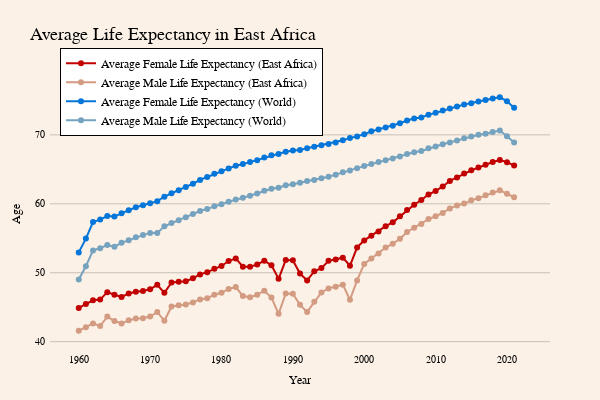

The notebook cell saved with this chart:
### Code cell
# Extract the required columns
columns = ['Year','Life expectancy at birth, female (years)', 'Life expectancy at birth, male (years)']
df_selected = df[columns]
# Group the data by year and calculate the mean values
df_grouped = df_selected.groupby('Year').mean().round(2).reset_index()
# Extract Required Columns from World Data
cols=['Life expectancy at birth, female (years) (World)','Life expectancy at birth, male (years) (World)']
df_world_columns=world_data[cols]
# print(df_world_columns)
# Mege with Worldwide Data
merged_df = pd.merge(df_grouped, world_data[['Year', 'Life expectancy at birth, female (years) (World)', 'Life expectancy at birth, male (years) (World)']],on='Year', how='outer')

# Rename columns to match the desired format
merged_df.rename(columns={
    'Life expectancy at birth, female (years)': 'Average Female Life Expectancy (East Africa)',
    'Life expectancy at birth, male (years)': 'Average Male Life Expectancy (East Africa)',
    'Life expectancy at birth, female (years) (World)': 'Average Female Life Expectancy (World)',
    'Life expectancy at birth, male (years) (World)': 'Average Male Life Expectancy (World)'
}, inplace=True)
columns=merged_df.columns
create_line_chart(merged_df,'Average Life Expectancy in East Africa',columns[1:])

### Figure 1 — Plotly figure (JSON) as saved in the notebook; plotly's stock layout.template omitted (floating-point values rounded to 4 significant figures)
{"data": [{"line": {"color": "#C10000", "width": 2}, "mode": "lines+markers", "name": "Average Female Life Expectancy (East Africa)", "type": "scatter", "x": [1960, 1961, 1962, 1963, 1964, 1965, 1966, 1967, 1968, 1969, 1970, 1971, 1972, 1973, 1974, 1975, 1976, 1977, 1978, 1979, 1980, 1981, 1982, 1983, 1984, 1985, 1986, 1987, 1988, 1989, 1990, 1991, 1992, 1993, 1994, 1995, 1996, 1997, 1998, 1999, 2000, 2001, 2002, 2003, 2004, 2005, 2006, 2007, 2008, 2009, 2010, 2011, 2012, 2013, 2014, 2015, 2016, 2017, 2018, 2019, 2020, 2021, 2022], "y": [44.9, 45.45, 46, 46.1, 47.18, 46.81, 46.49, 46.98, 47.25, 47.36, 47.59, 48.24, 47.09, 48.58, 48.7, 48.75, 49.2, 49.76, 50.08, 50.57, 50.98, 51.7, 52.08, 50.88, 50.86, 51.18, 51.74, 51.08, 49.12, 51.83, 51.8, 49.88, 48.89, 50.22, 50.67, 51.73, 51.93, 52.18, 51.01, 53.67, 54.69, 55.38, 55.97, 56.75, 57.31, 58.19, 59.1, 59.87, 60.55, 61.35, 61.86, 62.52, 63.32, 63.81, 64.41, 64.85, 65.25, 65.67, 66.07, 66.34, 66.04, 65.56, null]}, {"line": {"color": "#d39b81", "width": 2}, "mode": "lines+markers", "name": "Average Male Life Expectancy (East Africa)", "type": "scatter", "x": [1960, 1961, 1962, 1963, 1964, 1965, 1966, 1967, 1968, 1969, 1970, 1971, 1972, 1973, 1974, 1975, 1976, 1977, 1978, 1979, 1980, 1981, 1982, 1983, 1984, 1985, 1986, 1987, 1988, 1989, 1990, 1991, 1992, 1993, 1994, 1995, 1996, 1997, 1998, 1999, 2000, 2001, 2002, 2003, 2004, 2005, 2006, 2007, 2008, 2009, 2010, 2011, 2012, 2013, 2014, 2015, 2016, 2017, 2018, 2019, 2020, 2021, 2022], "y": [41.57, 42.11, 42.65, 42.26, 43.64, 42.99, 42.65, 43.09, 43.35, 43.39, 43.65, 44.31, 43.03, 45.11, 45.28, 45.4, 45.7, 46.13, 46.3, 46.82, 47.09, 47.65, 47.92, 46.63, 46.44, 46.79, 47.39, 46.39, 44.04, 46.99, 46.95, 45.34, 44.32, 45.8, 47.14, 47.73, 47.98, 48.27, 46.08, 48.88, 51.28, 52.07, 52.79, 53.65, 54.21, 54.93, 55.91, 56.53, 57.08, 57.78, 58.19, 58.68, 59.33, 59.76, 60.03, 60.5, 60.82, 61.23, 61.64, 61.97, 61.46, 60.95, null]}, {"line": {"color": "#0476D9", "width": 2}, "mode": "lines+markers", "name": "Average Female Life Expectancy (World)", "type": "scatter", "x": [1960, 1961, 1962, 1963, 1964, 1965, 1966, 1967, 1968, 1969, 1970, 1971, 1972, 1973, 1974, 1975, 1976, 1977, 1978, 1979, 1980, 1981, 1982, 1983, 1984, 1985, 1986, 1987, 1988, 1989, 1990, 1991, 1992, 1993, 1994, 1995, 1996, 1997, 1998, 1999, 2000, 2001, 2002, 2003, 2004, 2005, 2006, 2007, 2008, 2009, 2010, 2011, 2012, 2013, 2014, 2015, 2016, 2017, 2018, 2019, 2020, 2021, 2022], "y": [52.95, 54.95, 57.36, 57.71, 58.22, 58.15, 58.62, 59.05, 59.5, 59.8, 60.09, 60.38, 61.03, 61.53, 61.98, 62.45, 62.91, 63.47, 63.89, 64.35, 64.71, 65.13, 65.51, 65.76, 66.06, 66.32, 66.71, 67.03, 67.22, 67.54, 67.73, 67.8, 68.07, 68.29, 68.5, 68.69, 68.9, 69.22, 69.53, 69.76, 70.09, 70.51, 70.78, 71.07, 71.33, 71.69, 72.09, 72.37, 72.52, 72.93, 73.19, 73.53, 73.82, 74.12, 74.39, 74.57, 74.84, 75.06, 75.27, 75.47, 74.86, 73.95, null]}, {"line": {"color": "#75A3BF", "width": 2}, "mode": "lines+markers", "name": "Average Male Life Expectancy (World)", "type": "scatter", "x": [1960, 1961, 1962, 1963, 1964, 1965, 1966, 1967, 1968, 1969, 1970, 1971, 1972, 1973, 1974, 1975, 1976, 1977, 1978, 1979, 1980, 1981, 1982, 1983, 1984, 1985, 1986, 1987, 1988, 1989, 1990, 1991, 1992, 1993, 1994, 1995, 1996, 1997, 1998, 1999, 2000, 2001, 2002, 2003, 2004, 2005, 2006, 2007, 2008, 2009, 2010, 2011, 2012, 2013, 2014, 2015, 2016, 2017, 2018, 2019, 2020, 2021, 2022], "y": [49.03, 50.94, 53.24, 53.56, 54.03, 53.77, 54.34, 54.73, 55.14, 55.46, 55.78, 55.78, 56.73, 57.23, 57.63, 58.06, 58.52, 58.95, 59.26, 59.65, 59.95, 60.29, 60.63, 60.87, 61.17, 61.48, 61.89, 62.18, 62.33, 62.68, 62.83, 63.04, 63.29, 63.45, 63.72, 63.92, 64.23, 64.58, 64.83, 65.17, 65.47, 65.76, 66.05, 66.31, 66.56, 66.87, 67.22, 67.47, 67.66, 68.04, 68.31, 68.64, 68.9, 69.19, 69.52, 69.76, 70, 70.17, 70.43, 70.62, 69.8, 68.89, null]}], "layout": {"autosize": false, "font": {"color": "black", "family": "Poppins", "size": 10}, "height": 400, "legend": {"bgcolor": "#ffffff", "bordercolor": "#000000", "borderwidth": 1, "font": {"size": 12}, "itemclick": "toggle", "itemdoubleclick": "toggleothers", "tracegroupgap": 10, "traceorder": "normal", "x": 0.02, "xanchor": "left", "y": 1.12, "yanchor": "top"}, "margin": {"b": 50, "l": 50, "pad": 4, "r": 50, "t": 80}, "paper_bgcolor": "#fbf1e6", "plot_bgcolor": "#fbf1e6", "title": {"font": {"color": "#000000", "size": 18}, "text": "Average Life Expectancy in East Africa"}, "width": 600, "xaxis": {"showgrid": false, "title": {"text": "Year"}}, "yaxis": {"gridcolor": "#c9c1b8", "showgrid": true, "title": {"text": "Age"}}}}
